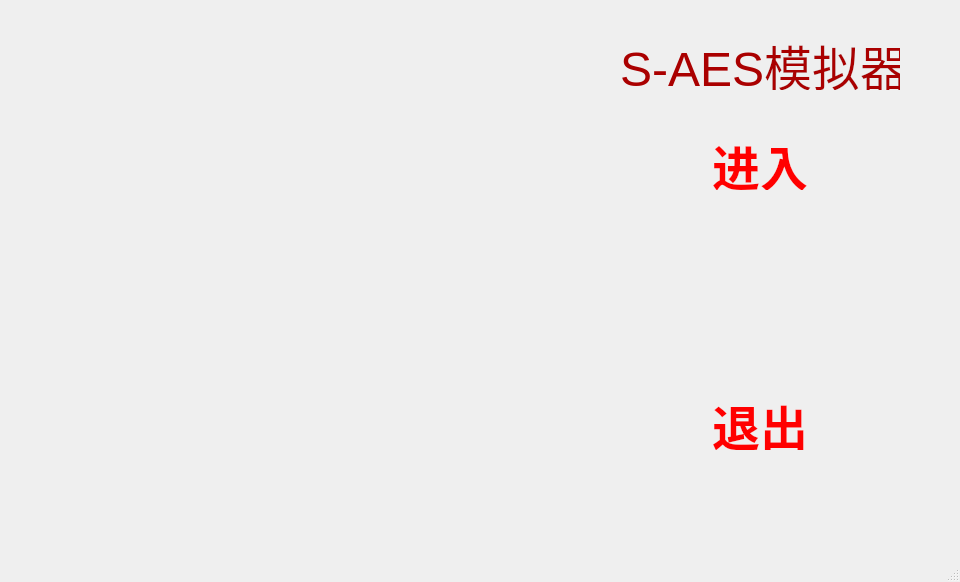
<?xml version="1.0" encoding="UTF-8"?>
<ui version="4.0">
 <class>MainWindow</class>
 <widget class="QMainWindow" name="MainWindow">
  <property name="geometry">
   <rect>
    <x>0</x>
    <y>0</y>
    <width>960</width>
    <height>582</height>
   </rect>
  </property>
  <property name="windowTitle">
   <string>MainWindow</string>
  </property>
  <widget class="QWidget" name="centralwidget">
   <widget class="QLabel" name="label_2">
    <property name="geometry">
     <rect>
      <x>620</x>
      <y>30</y>
      <width>280</width>
      <height>60</height>
     </rect>
    </property>
    <property name="text">
     <string>&lt;html&gt;&lt;head/&gt;&lt;body&gt;&lt;p&gt;&lt;span style=&quot; font-size:36pt; color:#aa0000;&quot;&gt;S-AES模拟器&lt;/span&gt;&lt;/p&gt;&lt;/body&gt;&lt;/html&gt;</string>
    </property>
   </widget>
   <widget class="QLabel" name="label">
    <property name="geometry">
     <rect>
      <x>0</x>
      <y>0</y>
      <width>960</width>
      <height>540</height>
     </rect>
    </property>
    <property name="styleSheet">
     <string notr="true">image: url(:/background.jpg);
</string>
    </property>
    <property name="text">
     <string/>
    </property>
   </widget>
   <widget class="QLabel" name="label_4">
    <property name="geometry">
     <rect>
      <x>710</x>
      <y>390</y>
      <width>100</width>
      <height>60</height>
     </rect>
    </property>
    <property name="text">
     <string>&lt;html&gt;&lt;head/&gt;&lt;body&gt;&lt;p align=&quot;center&quot;&gt;&lt;span style=&quot; font-size:36pt; font-weight:700; color:#ff0000;&quot;&gt;退出&lt;/span&gt;&lt;/p&gt;&lt;/body&gt;&lt;/html&gt;</string>
    </property>
   </widget>
   <widget class="QLabel" name="label_3">
    <property name="geometry">
     <rect>
      <x>710</x>
      <y>130</y>
      <width>100</width>
      <height>60</height>
     </rect>
    </property>
    <property name="text">
     <string>&lt;html&gt;&lt;head/&gt;&lt;body&gt;&lt;p align=&quot;center&quot;&gt;&lt;span style=&quot; font-size:36pt; font-weight:700; color:#ff0000;&quot;&gt;进入&lt;/span&gt;&lt;/p&gt;&lt;/body&gt;&lt;/html&gt;</string>
    </property>
   </widget>
   <zorder>label</zorder>
   <zorder>label_2</zorder>
   <zorder>label_4</zorder>
   <zorder>label_3</zorder>
  </widget>
  <widget class="QMenuBar" name="menubar">
   <property name="geometry">
    <rect>
     <x>0</x>
     <y>0</y>
     <width>960</width>
     <height>22</height>
    </rect>
   </property>
  </widget>
  <widget class="QStatusBar" name="statusbar"/>
 </widget>
 <resources/>
 <connections/>
</ui>
